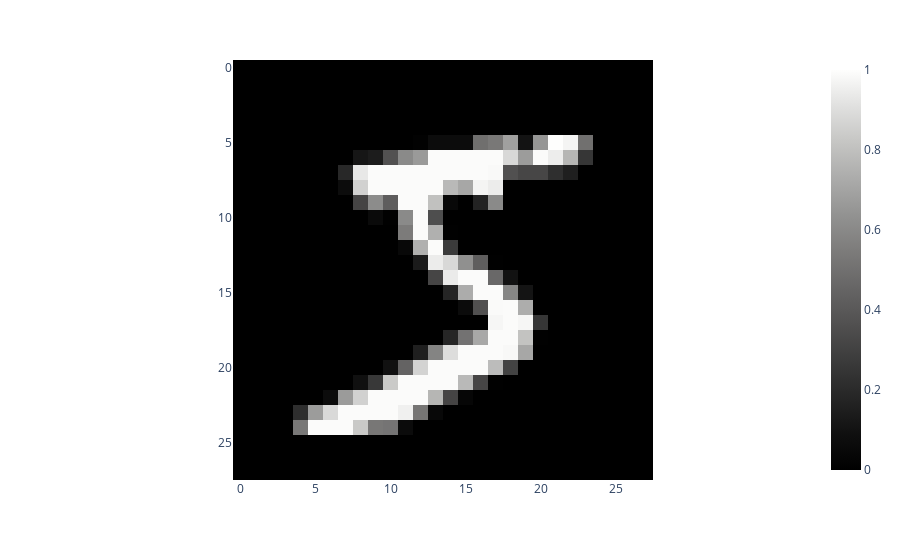

Notebook cell for this chart:
### Markdown cell above
# Klasifikácia obrázkov

Už sme spoznali čo je MLP, a ako ho použiť na klasifikáciu jednoduchých dát. Teraz sa pozrieme na to ako použiť MLP na klasifikáciu obrázkov. Použijeme na to dataset MNIST, ktorý obsahuje obrázky rukou písaných číslic. Každý obrázok je 28x28 pixelov, a každý pixel je reprezentovaný číslom od 0 do 255, ktoré určuje jas. MNIST sa používa ako jednoduchý prototypovací dataset pre testovanie nových modelov NN.

MNIST sa nachádza priamo v PyTorchi, takže ho môžeme načítať jednoducho pomocou `torchvision.datasets`.

### Code cell
download = False
if not any(os.scandir("../data")):
    download = True
mnist_trainset = MNIST(root="../data", train=True, download=download, transform=transforms.Compose([transforms.ToTensor()]))
mnist_testset = MNIST(root="../data", train=False, download=download, transform=transforms.Compose([transforms.ToTensor()]))

print(f'Number of training examples: {len(mnist_trainset)}')
print(f'Number of test examples: {len(mnist_testset)}')

print(f'Image size: {mnist_trainset[0][0].shape}')
plot = px.imshow(mnist_trainset[0][0][0:28,0:28][0], color_continuous_scale='gray')
plot.show()

### Figure 1 — Plotly figure (JSON) as saved in the notebook; plotly's stock layout.template omitted (floating-point values rounded to 4 significant figures; data arrays with more than 128 entries replaced by an {"elided": "..."} marker saying what was removed)
{"data": [{"coloraxis": "coloraxis", "hovertemplate": "x: %{x}<br>y: %{y}<br>color: %{z}<extra></extra>", "name": "0", "type": "heatmap", "xaxis": "x", "yaxis": "y", "z": {"elided": "28x28 float values"}}], "layout": {"coloraxis": {"colorscale": [[0, "rgb(0, 0, 0)"], [0.09091, "rgb(16, 16, 16)"], [0.1818, "rgb(38, 38, 38)"], [0.2727, "rgb(59, 59, 59)"], [0.3636, "rgb(81, 80, 80)"], [0.4545, "rgb(102, 101, 101)"], [0.5455, "rgb(124, 123, 122)"], [0.6364, "rgb(146, 146, 145)"], [0.7273, "rgb(171, 171, 170)"], [0.8182, "rgb(197, 197, 195)"], [0.9091, "rgb(224, 224, 223)"], [1, "rgb(254, 254, 253)"]]}, "margin": {"t": 60}, "xaxis": {"anchor": "y", "constrain": "domain", "domain": [0, 1], "scaleanchor": "y"}, "yaxis": {"anchor": "x", "autorange": "reversed", "constrain": "domain", "domain": [0, 1]}}}
